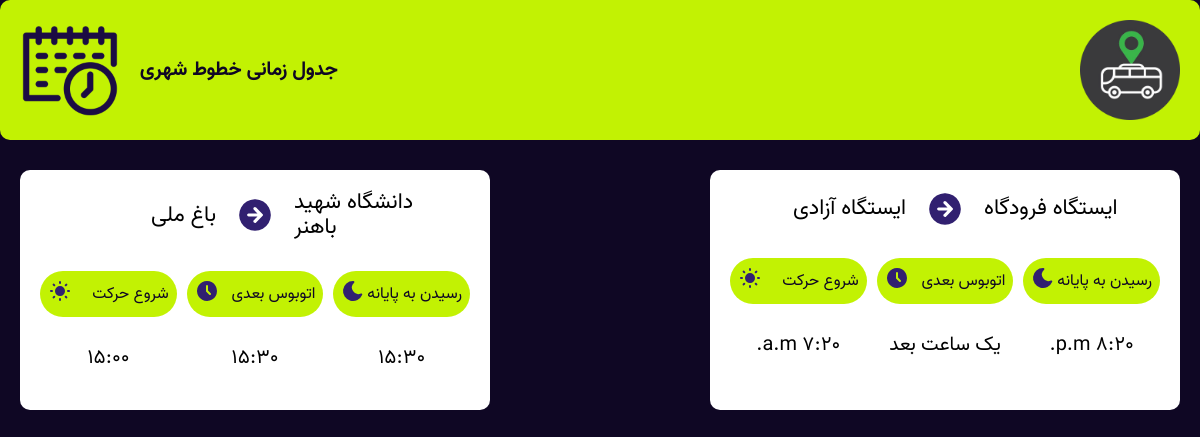
The app's page /time/ with its own data.
### rase_app2/models.py (models this page shows)
class TimeTable(models.Model):
    origin_station= models.CharField(max_length=100, verbose_name='ایستگاه مبدا')
    destination_station = models.CharField(max_length=100, verbose_name='ایستگاه مقصد')
    time_of_the_next_bus = models.CharField(max_length=100, verbose_name='زمان رسیدن اتوبوس بعدی')
    start_time = models.CharField(max_length=100, verbose_name='ساعت شروع حرکت')
    time_at_the_terminal = models.CharField(max_length=100, verbose_name='ساعت رسیدن به پایانه')
    is_admin = models.BooleanField(verbose_name='admin', default=False)
    class Meta:
        verbose_name = "time table"
        verbose_name_plural = 'list time table'

### rase_app2/views.py (the view)
# urls.py: path('time/', views.TableListView.as_view(), name='time_page'),
class TableListView(ListView):
    template_name = 'rase_app2/time_schedule_user.html'
    model = TimeTable
    context_object_name = 'cartes'
    paginate_by = 8

### rase_app2/templates/rase_app2/time_schedule_user.html (shortened to what this page needs)
{% load static %}
<html lang="en">
<head>
	<link rel="stylesheet" href="{% static '/css/style_time.css'%}">
</head>
<body>
	<div id="header">
		<div class="container">
			<div class="header">
				<div id="logo">
					<a href="#">
						<img src="/static/img/logo.png" alt="">
					</a>
				</div>
				<div class="icon-tile">
					<h4>جدول زمانی خطوط شهری</h4>
					<img src="/static/img/calendar.png" alt="">
				</div>
			</div>
		</div>
	</div>
	<div id="timing">
		<div class="container">
			<div class="time-row">
				{% for cart in cartes %}
				{% include "rase_app2/includes/carte_table.html" with cart=cart %}
				{% endfor %}
			</div>
		</div>
	</div>
</body>
</html>

### rase_app2/templates/rase_app2/includes/carte_table.html (shortened to what this page needs)
<div class="time-box">
					<div class="top">
						<h5>{{ cart.origin_station }}</h5>
						<span class="icon">
						</span>
						<h5>{{ cart.destination_station }}</h5>
					</div>
					<div class="times">
						<span class="time-sec">
							<span class="sec-top">
								<span>رسیدن به پایانه</span>
								<span class="icon">
								</span>
							</span>
							<h6>{{ cart.time_at_the_terminal }}  </h6>
						</span>
						<span class="time-sec">
							<span class="sec-top">
								<span>اتوبوس بعدی</span>
								<span class="icon">
								</span>
							</span>
							<h6>{{ cart.time_of_the_next_bus }} </h6>
						</span>
						<span class="time-sec">
							<span class="sec-top">
								<span>شروع حرکت</span>
								<span class="icon">
								</span>
							</span>
							<h6>{{ cart.start_time }}</h6>
						</span>
					</div>
</div>

### static/css/style_time.css (style rules this page uses)
body { color: #0f0724; direction: rtl; font-family: vazir; font-size: 18px; margin: 0; padding: 0; background: #0F0724; font-weight: 400; height: 100%; }
html { height: 100%; }
svg { display: inline-block; vertical-align: middle; }
* { box-sizing: border-box; }
a { color: #0f0724; text-decoration: none; -webkit-transition: all .4s; -o-transition: all .4s; transition: all .4s; }
h1, h2, h3, h4, h5, h6 { margin: 0 0 15px; color: #000000; font-family: vazir; -webkit-transition: all .4s; -o-transition: all .4s; transition: all .4s; }
img { height: auto; display: block; max-width: 100%; }
.container { max-width: 1200px; margin: 0 auto; padding: 0 20px; }
#header { margin-bottom: 30px; background: #c2f203; padding: 20px 0; border-radius: 10px; }
.header { display: flex; align-items: center; }
.header #logo { height: 100px; }
.header #logo img { height: 100%; }
.header .icon-tile { display: flex; margin-right: auto; align-items: center; }
.header .icon-tile img { height: 100px; width: auto; margin-right: 20px; }
.header .icon-tile h4 { margin-bottom: 0; color: #0F0724; font-size: 20px; }
.time-row { display: flex; justify-content: space-between; flex-wrap: wrap; }
.time-box { width: 470px; background: #fff; margin-bottom: 30px; padding: 20px; border-radius: 10px; }
.time-box .top { display: flex; align-items: center; gap: 20px; justify-content: center; margin-bottom: 30px; }
.time-box .top h5 { font-weight: 400; font-size: 22px; width: 150px; margin-bottom: 0; }
.time-box .top h5:first-child { text-align: left; }
.time-box .top span.icon { color: #312070; }
.time-box .times { display: flex; margin: 0 -5px; }
.time-box .times > * { width: 33.3333%; padding: 0 5px; flex-shrink: 0; }
.time-box .times .sec-top { display: flex; width: 100%; justify-content: space-between; line-height: 30px; padding: 8px; background: #c2f203; border-radius: 23px; margin-bottom: 30px; font-size: 16px; }
.time-box .times .sec-top span.icon { color: #312070; }
.time-box .times h6 { text-align: center; font-size: 20px; font-weight: 400; margin-bottom: 20px; }

### records on screen
TimeTable: origin_station "ایستگاه فرودگاه", destination_station "ایستگاه آزادی", time_at_the_terminal "8:20 p.m.", time_of_the_next_bus "یک ساعت بعد", start_time "7:20 a.m."
TimeTable: origin_station "دانشگاه شهید باهنر", destination_station "باغ ملی", time_at_the_terminal "15:30", time_of_the_next_bus "15:30", start_time "15:00"
